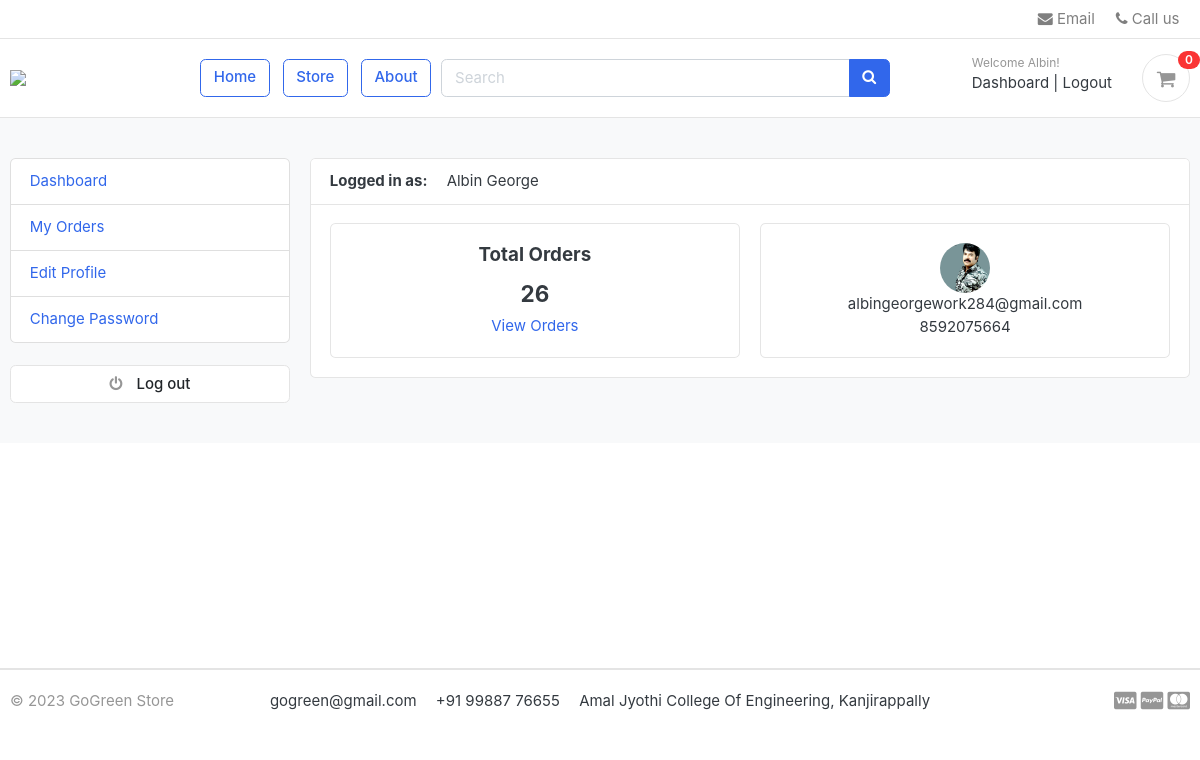
/accounts/dashboard/ (signed in), run on the app's committed database.
### accounts/models.py (models this page shows, shortened)
class Account(PermissionsMixin,AbstractBaseUser):
    first_name = models.CharField(max_length=50)
    last_name = models.CharField(max_length=50)
    username = models.CharField(max_length=50, unique=True)
    email = models.EmailField(max_length=50, unique=True)
    phone_number = models.CharField(max_length=50)
    date_joined = models.DateTimeField(auto_now_add=True)
    last_login = models.DateTimeField(auto_now_add=True)
    is_admin = models.BooleanField(default=False)
    is_staff = models.BooleanField(default=False)
    is_seller = models.BooleanField(default=False)
    is_active = models.BooleanField(default=False)
    is_superadmin = models.BooleanField(default=False)
    is_superuser = models.BooleanField(default=False)
    USERNAME_FIELD = 'email'
    REQUIRED_FIELDS = ['username', 'first_name', 'last_name']
    objects = MyAccountManager()
    def full_name(self):
        return f'{self.first_name} {self.last_name}'

class UserProfile(models.Model):
    user = models.OneToOneField(Account, on_delete=models.CASCADE)
    address_line_1 = models.CharField(blank=True, max_length=100)
    address_line_2 = models.CharField(blank=True, max_length=100)
    profile_picture = models.ImageField(blank=True, upload_to='userprofile')
    city = models.CharField(blank=True, max_length=20)
    state = models.CharField(blank=True, max_length=20)
    country = models.CharField(blank=True, max_length=20)

### accounts/views.py (the view)
# urls.py: path('dashboard/', views.dashboard, name='dashboard'),
@login_required(login_url='login')
def dashboard(request):
    orders = Order.objects.order_by('-created_at').filter(user_id=request.user.id, is_ordered=True)
    orders_count = orders.count()
    auto_search = Product.objects.all()
    userprofile = UserProfile.objects.get(user_id=request.user.id)
    context = {'orders_count': orders_count, 'userprofile': userprofile, 'auto_search': auto_search, }
    return render(request, 'accounts/dashboard.html', context)

### carts/context_processors.py (called while the page is built)
def counter(request):
    cart_count = 0
    if 'admin' in request.path:
        return {}
    else:
        try:
            cart = Cart.objects.filter(cart_id=_cart_id(request))
            if request.user.is_authenticated:
                cart_items = CartItem.objects.all().filter(user=request.user)
            else:
                cart_items = CartItem.objects.all().filter(cart=cart[:1])
            for cart_item in cart_items:
                cart_count += cart_item.quantity
        except Cart.DoesNotExist:
            cart_count = 0
    return dict(cart_count=cart_count)

### carts/views.py (called while the page is built)
def _cart_id(request):
    cart = request.session.session_key
    if not cart:
        cart = request.session.create()
    return cart

### category/context_processors.py (called while the page is built)
def menu_links(request):
    links = Category.objects.all()
    return dict(links=links)

### templates/accounts/dashboard.html (shortened to what this page needs)
{% extends 'base.html' %}
{% block content %}
<section class="section-conten padding-y bg">
<div class="container">
	<div class="row">
	{% include 'includes/dashboard_sidebar.html' %}
	<main class="col-md-9">
		<article class="card">
		<header class="card-header">
			<strong class="d-inline-block mr-3">Logged in as:</strong>
			<span>{{user.full_name}}</span>
		</header>
		<div class="card-body">
			<div class="row">
			<div class="col-md-6">
				<div class="card" style="text-align:center;">
					<div class="card-body">
						<h5 class="card-title">Total Orders</h5>
						<h4>{{orders_count}}</h4>
						<a href="{% url 'my_orders' %}">View Orders</a>
					</div>
				</div>
			</div>
			<div class="col-md-6">
				<div class="card" style="text-align:center;">
					<div class="card-body">
						<img src="{{userprofile.profile_picture.url}}" alt="User Profile Picture" width="50" height="50" style="border-radius:50%;">
						<p class="mb-0">{{user.email}}</p>
						<p>{{user.phone_number}}</p>
					</div>
				</div>
			</div>
			</div>
		</div>
		</article>
	</main>
</div>
</div>
</section>
    <br><br><br><br><br><br><br><br><br><br>
{% endblock %}

### templates/includes/navbar.html (shortened to what this page needs)
{% load static %}
<header class="section-header">
    <nav class="navbar p-md-0 navbar-expand-sm navbar-light border-bottom">
        <div class="container">
            <div class="collapse navbar-collapse" id="navbarTop4">
                <ul class="navbar-nav">
                    <li><a href="mailto:projectag28@gmail.com" class="nav-link"> <i class="fa fa-envelope"></i> Email
                    </a></li>
                    <li><a href="tel:+918592075669" class="nav-link"> <i class="fa fa-phone"></i> Call us </a></li>
                </ul>
            </div>
        </div>
    </nav>
    <section class="header-main border-bottom">
        <div class="container">
            <div class="row align-items-center">
                <div class="col-lg-2 col-md-3 col-6">
                    <a href="{% url 'home' %}" class="brand-wrap">
                        <img class="logo" src="{% static './images/logo11.png' %}">
                    </a>
                </div>
                <a href="{% url 'home' %}" class="btn btn-outline-primary">Home</a>
                <a href="{% url 'store' %}" class="btn btn-outline-primary">Store</a>
                <a href="{% url 'about' %}" class="btn btn-outline-primary">About</a>
                 <div class="col-lg  col-md-6 col-sm-12 col">
                    <form action="{% url 'search' %}" class="search" method='GET'>
                        <div class="input-group w-70">
                            <input type="text" class="form-control" style="width:60%;" placeholder="Search"
                                   name="keyword" id="tags" required>
                            <div class="input-group-append">
                                <button class="btn btn-primary" type="submit">
                                    <i class="fa fa-search"></i>
                                </button>
                            </div>
                        </div>
                    </form>
                </div>
                <div class="col-lg-3 col-sm-6 col-8 order-2 order-lg-3">
                    <div class="d-flex justify-content-end mb-3 mb-lg-0">
                        {% if user.id is None %}
                            <div class="widget-header">
                                <small class="title text-muted">Welcome guest!</small>
                                <div>
                                    <a href="{% url 'login' %}">Sign in</a> <span class="dark-transp"> | </span>
                                    <a href="{% url 'register' %}"> Register</a>
                                </div>
                            </div>
                        {% else %}
                            <div class="widget-header">
                                <small class="title text-muted">Welcome {{ user.first_name }}!</small>
                                <div>
                                    <a href="{% url 'dashboard' %}">Dashboard</a> <span class="dark-transp"> | </span>
                                    <a href="{% url 'logout' %}"> Logout</a>
                                </div>
                            </div>
                        {% endif %}
                        <a href="{% url 'cart' %}" class="widget-header pl-3 ml-3">
                            <div class="icon icon-sm rounded-circle border"><i class="fa fa-shopping-cart"></i></div>
                            <span class="badge badge-pill badge-danger notify">{{ cart_count }}</span>
                        </a>
                    </div>
                </div>
            </div>
        </div>
    </section>
</header>

### static/css/ui.css (style rules this page uses)
html { font-family: "Inter", sans-serif; font-size: 15px; }
.icon-xs, .icon-sm, .icon-md, .icon-lg { display: inline-block; text-align: center; flex-shrink: 0; flex-grow: 0; }
.icon-sm { width: 48px; height: 48px; line-height: 48px !important; font-size: 20px; }
.padding-y { padding-top: 40px; padding-bottom: 40px; }
article:after, .form-group:after { display: block; clear: both; content: ""; }
.bg { background-color: #f8f9fa; }
p:last-child { margin-bottom: 0; }
.header-main { position: relative; padding-top: 1rem; padding-bottom: 1rem; }
.brand-wrap .logo, .navbar-brand .logo { margin-right: 7px; max-height: 42px; display: inline-block; }
.widget-header { display: inline-block; vertical-align: middle; position: relative; }
.widget-header a { color: #343a40; }
.widget-header i { color: #969696; }
.widget-header .title { display: block; }
.widget-header .notify { position: absolute; top: -3px; right: -10px; }
.notify { position: absolute; top: -4px; right: -10px; display: inline-block; padding: 0.25em 0.6em; font-size: 12px; line-height: 1; text-align: center; border-radius: 3rem; color: #fff; background-color: #fa3434; }

### data on the page
Account: first_name "Albin", full_name "Albin George", email "albingeorgework284@gmail.com", phone_number "8592075664"
UserProfile: profile_picture (picture)

### other printed values
{{ cart_count }} "0"
{{ orders_count }} "26"
